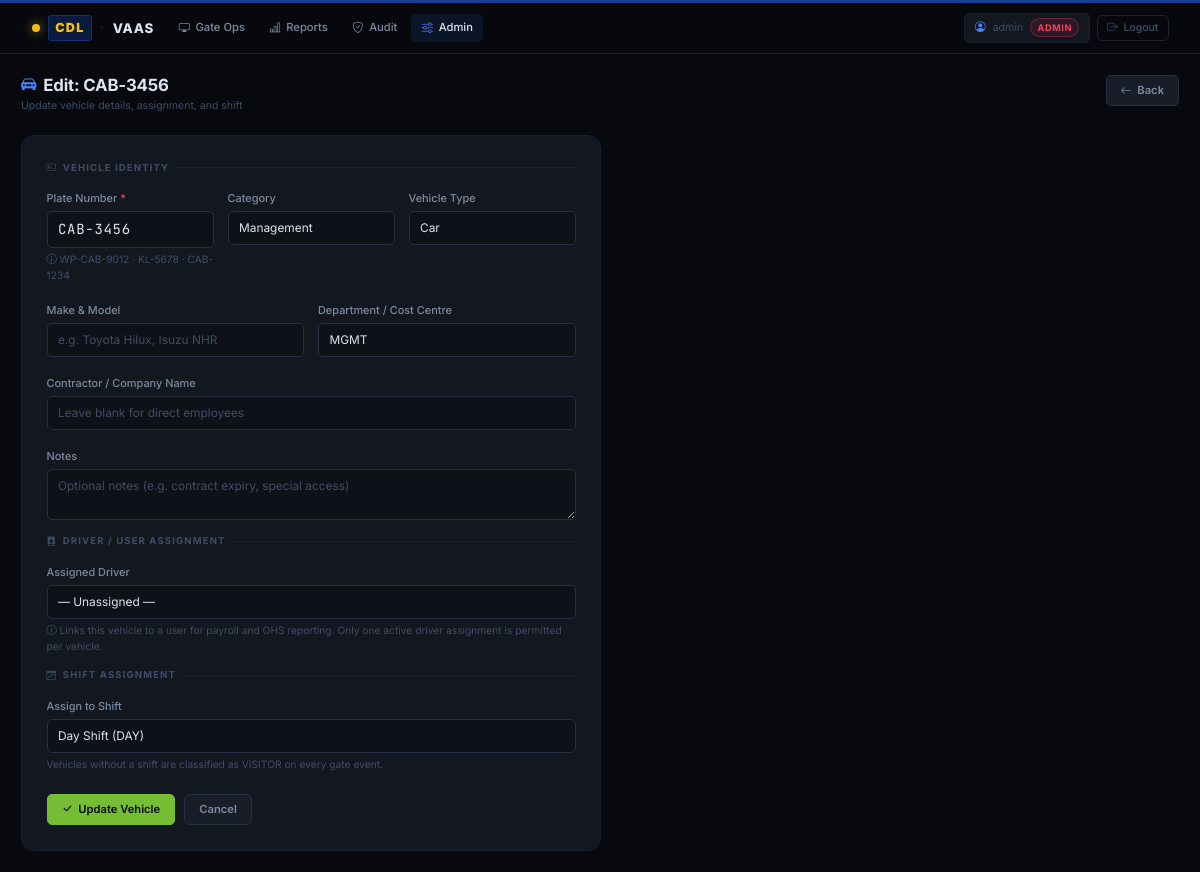
Page /admin/vehicles/CAB-3456/edit (signed in) on the committed database.
### tables this page shows
CREATE TABLE registered_vehicles (
    plate_number        TEXT PRIMARY KEY,
    vehicle_category    TEXT NOT NULL DEFAULT 'CONTRACTOR'
                        CHECK(vehicle_category IN
                              ('STAFF','CONTRACTOR','MANAGEMENT','FLEET',
                               'VISITOR','EMERGENCY','MAINTENANCE')),
    vehicle_type        TEXT NOT NULL DEFAULT 'CAR'
                        CHECK(vehicle_type IN
                              ('CAR','VAN','TRUCK','MOTORCYCLE','UTILITY')),
    contractor_name     TEXT,
    department          TEXT,
    company_id          TEXT REFERENCES subcontractor_companies(company_id),
    registration_status TEXT NOT NULL DEFAULT 'ACTIVE'
                        CHECK(registration_status IN
                              ('ACTIVE','SUSPENDED','EXPIRED')),
    created_at          TEXT NOT NULL DEFAULT (strftime('%Y-%m-%dT%H:%M:%SZ','now')),
    notes               TEXT
);

CREATE TABLE vehicle_shifts (
    plate_number TEXT NOT NULL REFERENCES registered_vehicles(plate_number) ON DELETE CASCADE,
    shift_id     TEXT NOT NULL REFERENCES shifts(shift_id) ON DELETE CASCADE,
    PRIMARY KEY (plate_number, shift_id)
);

CREATE TABLE shifts (
    shift_id             TEXT PRIMARY KEY,
    shift_name           TEXT NOT NULL,
    start_time           TEXT NOT NULL,
    end_time             TEXT NOT NULL,
    days_of_week         TEXT NOT NULL,
    permitted_gates      TEXT NOT NULL,
    grace_period_minutes INTEGER NOT NULL DEFAULT 15
);

### webapp/routes/admin.py (the view, shortened to what this page needs)
@admin_bp.route("/vehicles/<plate>/edit", methods=["GET", "POST"])
@requires_role("ADMIN")
def edit_vehicle(plate: str):
    db     = g.db
    shifts = db.execute("SELECT shift_id, shift_name FROM shifts").fetchall()
    users  = db.execute("SELECT id, username, COALESCE(full_name,username) AS display "
                        "FROM users ORDER BY username").fetchall()
    vehicle = db.execute(
        "SELECT * FROM registered_vehicles WHERE plate_number=?", (plate,)
    ).fetchone()
    if not vehicle:
        flash("Vehicle not found", "danger")
        return redirect(url_for("admin.vehicles"))
    current_shift = db.execute(
        "SELECT shift_id FROM vehicle_shifts WHERE plate_number=?", (plate,)
    ).fetchone()
    current_user = db.execute(
        "SELECT user_id FROM vehicle_assignments WHERE plate_number=? AND is_active=1",
        (plate,),
    ).fetchone()
    return render_template("admin/vehicle_form.html",
                           shifts=shifts, users=users,
                           prefilled=plate,
                           vehicle=vehicle,
                           current_shift=current_shift["shift_id"] if current_shift else None,
                           current_user_id=current_user["user_id"] if current_user else None,
                           categories=VEHICLE_CATEGORIES,
                           vtypes=VEHICLE_TYPES,
                           editing=True)

### webapp/auth.py (called while the page is built)
def requires_role(*allowed: str):
    def decorator(fn):
        @wraps(fn)
        def wrapper(*args, **kwargs):
            if "user_id" not in session:
                return redirect(url_for("auth.login", next=request.path))
            user_role = session.get("role", "")
            user_rank = ROLE_RANK.get(user_role, 0)
            min_rank = min(ROLE_RANK[r] for r in allowed)
            if user_rank < min_rank:
                return ("Forbidden — role required: " + " or ".join(allowed)), 403
            return fn(*args, **kwargs)
        return wrapper
    return decorator

### webapp/templates/admin/vehicle_form.html (shortened to what this page needs)
{% extends "base.html" %}
{% block content %}
<div class="page-header">
  <div class="page-header-left">
    <h1 class="page-title">
      <i class="bi bi-car-front-fill"></i>
      {% if editing %}Edit: {{ prefilled }}
      {% elif prefilled %}Register: {{ prefilled }}
      {% else %}New Vehicle{% endif %}
    </h1>
    <p class="page-subtitle">
      {% if editing %}Update vehicle details, assignment, and shift
      {% elif prefilled %}Pre-filled from exception queue
      {% else %}Add a new vehicle to the system{% endif %}
    </p>
  </div>
  <div class="page-actions">
    <a class="btn btn-secondary" href="{{ url_for('admin.vehicles') }}">
      <i class="bi bi-arrow-left"></i> Back
    </a>
  </div>
</div>
<div class="form-card">
  <form method="post">
    <div class="form-section-title"><i class="bi bi-credit-card-2-front"></i> Vehicle Identity</div>
    <div class="row g-3 mb-3">
      <div class="col-md-4">
        <label class="form-label" for="plate_number">
          Plate Number <span style="color:var(--red)">*</span>
        </label>
        <input id="plate_number"
               class="form-control text-uppercase"
               name="plate_number"
               value="{{ vehicle.plate_number if vehicle else prefilled or '' }}"
               {% if editing %}readonly{% else %}required{% endif %}
               placeholder="e.g. CAB-1234"
               pattern="[A-Za-z0-9\-]+"
               maxlength="20"
               style="font-family:var(--font-mono);font-size:1rem;letter-spacing:.05em">
        <div class="form-text"><i class="bi bi-info-circle"></i> WP-CAB-9012 · KL-5678 · CAB-1234</div>
      </div>
      <div class="col-md-4">
        <label class="form-label" for="vehicle_category">Category</label>
        <select id="vehicle_category" class="form-select" name="vehicle_category">
          {% for c in categories %}
            <option value="{{ c }}"
              {% if vehicle and vehicle.vehicle_category == c %}selected{% endif %}>
              {{ c | title | replace('_', ' ') }}
            </option>
          {% endfor %}
        </select>
      </div>
      <div class="col-md-4">
        <label class="form-label" for="vehicle_type">Vehicle Type</label>
        <select id="vehicle_type" class="form-select" name="vehicle_type">
          {% for t in vtypes %}
            <option value="{{ t }}"
              {% if vehicle and vehicle.vehicle_type == t %}selected{% endif %}>
              {{ t | title }}
            </option>
          {% endfor %}
        </select>
      </div>
    </div>
    <div class="row g-3 mb-3">
      <div class="col-md-6">
        <label class="form-label" for="make_model">Make &amp; Model</label>
        <input id="make_model" class="form-control" name="make_model"
               value="{{ vehicle.make_model or '' if vehicle else '' }}"
               placeholder="e.g. Toyota Hilux, Isuzu NHR">
      </div>
      <div class="col-md-6">
        <label class="form-label" for="department">Department / Cost Centre</label>
        <input id="department" class="form-control" name="department"
               value="{{ vehicle.department or '' if vehicle else '' }}"
               placeholder="e.g. Operations, Engineering, HR">
      </div>
    </div>
    <div class="mb-3">
      <label class="form-label" for="contractor_name">Contractor / Company Name</label>
      <input id="contractor_name" class="form-control" name="contractor_name"
             value="{{ vehicle.contractor_name or '' if vehicle else '' }}"
             placeholder="Leave blank for direct employees">
    </div>
    <div class="mb-3">
      <label class="form-label" for="notes">Notes</label>
      <textarea id="notes" class="form-control" name="notes" rows="2"
                placeholder="Optional notes (e.g. contract expiry, special access)">{{ vehicle.notes or '' if vehicle else '' }}</textarea>
    </div>
    <div class="form-section-title"><i class="bi bi-person-badge-fill"></i> Driver / User Assignment</div>
    <div class="mb-3">
      <label class="form-label" for="user_id">Assigned Driver</label>
      <select id="user_id" class="form-select" name="user_id">
        <option value="">— Unassigned —</option>
      </select>
      <div class="form-text">
        <i class="bi bi-info-circle"></i>
        Links this vehicle to a user for payroll and OHS reporting.
        Only one active driver assignment is permitted per vehicle.
      </div>
    </div>
    <div class="form-section-title"><i class="bi bi-calendar-week"></i> Shift Assignment</div>
    <div class="mb-4">
      <label class="form-label" for="shift_id">Assign to Shift</label>
      <select id="shift_id" class="form-select" name="shift_id">
        {% for s in shifts %}
          <option value="{{ s.shift_id }}"
            {% if current_shift and s.shift_id == current_shift %}selected{% endif %}>
            {{ s.shift_name }} ({{ s.shift_id }})
          </option>
        {% endfor %}
      </select>
      <div class="form-text">Vehicles without a shift are classified as VISITOR on every gate event.</div>
    </div>
    <div style="display:flex;gap:.65rem;flex-wrap:wrap">
      <button type="submit" class="btn btn-success">
        <i class="bi bi-check-lg"></i> {{ 'Update Vehicle' if editing else 'Save Vehicle' }}
      </button>
      <a class="btn btn-secondary" href="{{ url_for('admin.vehicles') }}">Cancel</a>
    </div>
  </form>
</div>
{% endblock %}

### webapp/static/css/app.css (style rules this page uses)
:root { --bg-base: #07090f; --bg-surface: #0e1117; --bg-panel: #131720; --bg-panel-alt: #181d28; --bg-input: #0e1117; --bg-hover: #1c2133; --border-dim: #1a2030; --border-mid: #252e42; --border-hi: #3a4a6e; --text-primary: #dde3f0; --text-secondary: #7d8ba0; --text-muted: #404d65; --text-on-accent: #07090f; --cdl-navy: #1B3F95; --cdl-yellow:#f4bd0f; --cdl-green: #76bd33; --green: #76bd33; --red: #ff3d5a; --amber: #f4bd0f; --blue: #4a82ff; --cyan: #00c8e8; --purple: #9c7bff; --slate: #607d8b; --green-bg: rgba(118, 189, 51, .10); --red-bg: rgba(255, 61, 90, .10); --amber-bg: rgba(244, 189, 15, .10); --blue-bg: rgba( 74, 130, 255, .10); --glow-green: 0 0 20px rgba(118, 189, 51, .50); --glow-red: 0 0 22px rgba(255, 61, 90, .55); --glow-amber: 0 0 20px rgba(244, 189, 15, .50); --glow-blue: 0 0 18px rgba( 74, 130, 255, .45); --font-sans: 'Inter', system-ui, -apple-system, sans-serif; --font-mono: 'JetBrains Mono', 'Courier New', monospace; --radius-sm: 5px; --radius: 9px; --radius-lg: 13px; --radius-xl: 18px; --fast: .12s ease; --mid: .22s ease; }
*, *::before, *::after { box-sizing: border-box; }
html, body { margin: 0; padding: 0; background: var(--bg-base); color: var(--text-primary); font-family: var(--font-sans); font-size: 14px; line-height: 1.55; -webkit-font-smoothing: antialiased; }
a { color: var(--blue); text-decoration: none; }
h1,h2,h3,h4,h5,h6 { color: var(--text-primary); font-weight: 600; letter-spacing: -.01em; }
.page-header { display: flex; align-items: flex-start; justify-content: space-between; flex-wrap: wrap; gap: .75rem; margin-bottom: 1.5rem; }
.page-header-left { display: flex; flex-direction: column; gap: .2rem; }
.page-title { font-size: 1.2rem; font-weight: 700; color: var(--text-primary); margin: 0; display: flex; align-items: center; gap: .5rem; }
.page-title i { color: var(--blue); font-size: 1.1rem; }
.page-subtitle { font-size: .75rem; color: var(--text-muted); margin: 0; }
.page-actions { display: flex; align-items: center; gap: .5rem; flex-wrap: wrap; }
.form-card { background: var(--bg-panel); border: 1px solid var(--border-dim); border-radius: var(--radius-lg); padding: 1.75rem; max-width: 580px; }
.form-section-title { font-size: .68rem; font-weight: 700; letter-spacing: .12em; text-transform: uppercase; color: var(--text-muted); margin-bottom: .75rem; display: flex; align-items: center; gap: .4rem; }
.form-section-title::after { content: ''; flex: 1; height: 1px; background: var(--border-dim); }
.form-label { font-size: .78rem; font-weight: 500; color: var(--text-secondary); margin-bottom: .3rem; }
.form-control, .form-select { background: var(--bg-input) !important; border: 1px solid var(--border-mid) !important; color: var(--text-primary) !important; border-radius: var(--radius-sm) !important; font-size: .85rem; padding: .5rem .75rem; transition: border-color var(--fast), box-shadow var(--fast); }
.form-control::placeholder { color: var(--text-muted) !important; }
.form-text { font-size: .73rem; color: var(--text-muted); margin-top: .3rem; }
.btn { border-radius: var(--radius-sm) !important; font-size: .8rem; font-weight: 600; padding: .45rem 1rem; display: inline-flex; align-items: center; gap: .4rem; transition: all var(--fast) !important; }
.btn-success { background: var(--green) !important; border-color: var(--green) !important; color: var(--text-on-accent) !important; }
.btn-secondary { background: var(--bg-panel-alt) !important; border-color: var(--border-mid) !important; color: var(--text-secondary) !important; }
select option { background: var(--bg-panel-alt); color: var(--text-primary); }

### rows in the picture
registered_vehicles: plate_number "CAB-3456", vehicle_category "Management", vehicle_type "Car", department "MGMT"
vehicle_shifts: shift_id "Day Shift (DAY)"

### other values in the picture
{{ session.username }} "admin"
{{ session.role }} "ADMIN"
{{ prefilled }} "CAB-3456"
{{ 'Update Vehicle' if editing else 'Save Vehicle' }} "Update Vehicle"
